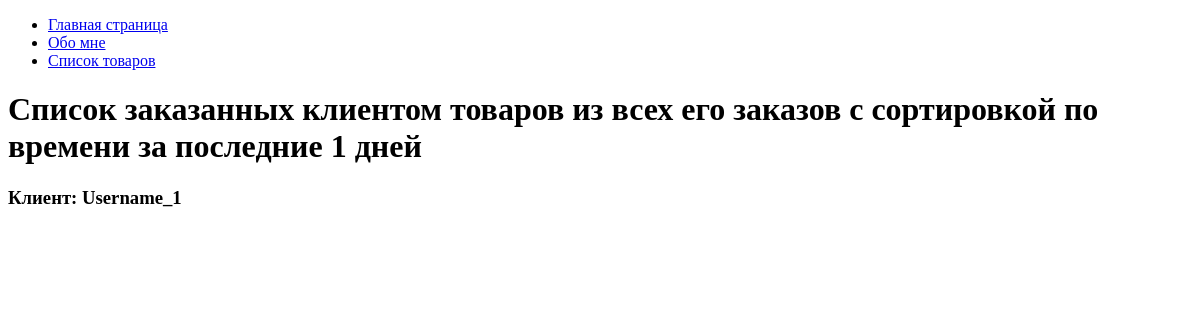
The app's page /homework_3_app/list_products/1/1/, older data.
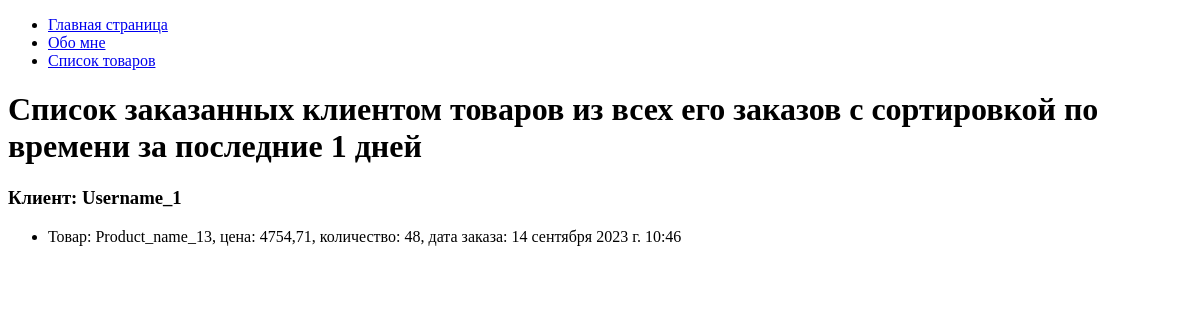
The same page, newer data.
### homework_2_app/models.py (models this page shows, shortened)
class Product(models.Model):
    name = models.CharField(max_length=100)
    description = models.TextField()
    price = models.DecimalField(max_digits=10, decimal_places=2)
    quantity = models.IntegerField()
    date_added = models.DateTimeField(auto_now_add=True)
    image = models.ImageField(upload_to='media/',
                            default='pngtree-super-selling-product-tag-png-image_4477856.png')

class Order(models.Model):
    sum = models.DecimalField(max_digits=10, decimal_places=2)
    making_order = models.DateTimeField(auto_now_add=True)
    user_id = models.ForeignKey(User, on_delete=models.CASCADE)
    product_id = models.ForeignKey(Product, on_delete=models.DO_NOTHING)

### homework_3_app/views.py (the view)
# urls.py: path('list_products/<int:user_id>/<int:days>/', ReadingOrdersWithListProducts.as_view(),
class ReadingOrdersWithListProducts(View):
    def get(self, request, user_id, days):
        user = User.objects.get(pk=user_id)
        start_date = datetime.date.today() - timedelta(days=days)
        queryset = Order.objects.select_related('product_id').filter(user_id=
                    user_id).filter(making_order__gte=start_date).order_by('making_order')
        products = []
        for order in queryset:
            products.append({"name": order.product_id.name,
                            "price": order.product_id.price,
                            "quantity": order.product_id.quantity,
                            "date": order.making_order,
                            })
        context = {"days": days, "user": user, "products": products}
        return render(request, "homework_3_app/list_products.html", context)

### homework_3_app/templates/homework_3_app/list_products.html (shortened to what this page needs)
{% extends 'base.html' %}
{% block content %}
    <h1> Список заказанных клиентом товаров из всех его заказов с сортировкой по времени за последние {{ days }} дней</h1>
    <h3>Клиент: {{ user.name }}</h3>
    <ul>
        {% for product in products %}
            <li>Товар: {{ product.name }}, цена: {{ product.price }},
                количество: {{ product.quantity }}, дата заказа: {{ product.date }}</li>
        {% endfor %}
    </ul>
{% endblock %}

Row changes from the older to the newer data that the page shows:
now on this page (row unchanged): Product: name "Product_name_13", price "4754,71"
added Order: date "14 сентября 2023 г. 10:46"
Text that changed along with them:
new list line: "Товар: , цена: , количество: 48 , дата заказа:"
